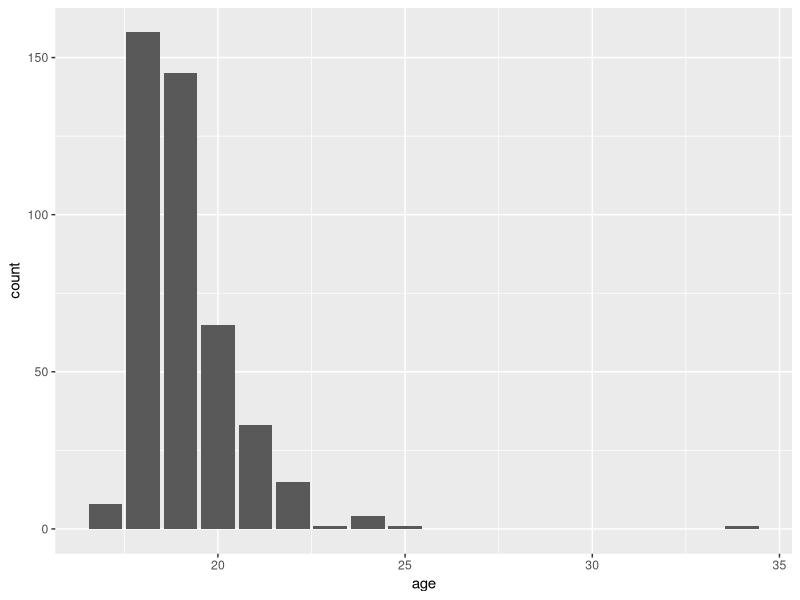
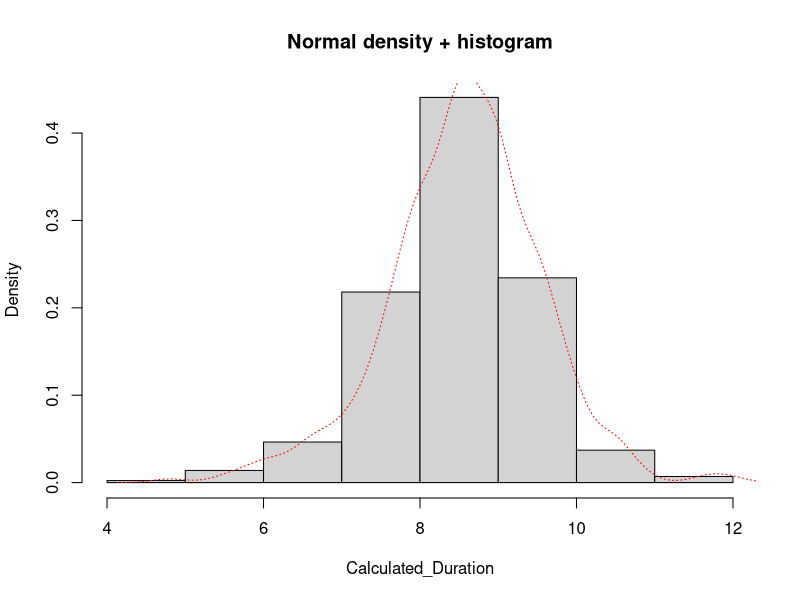
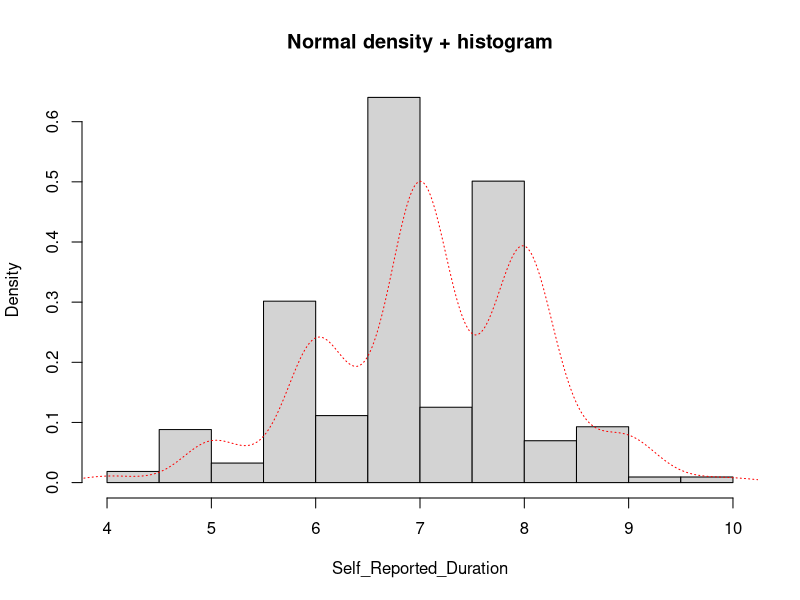
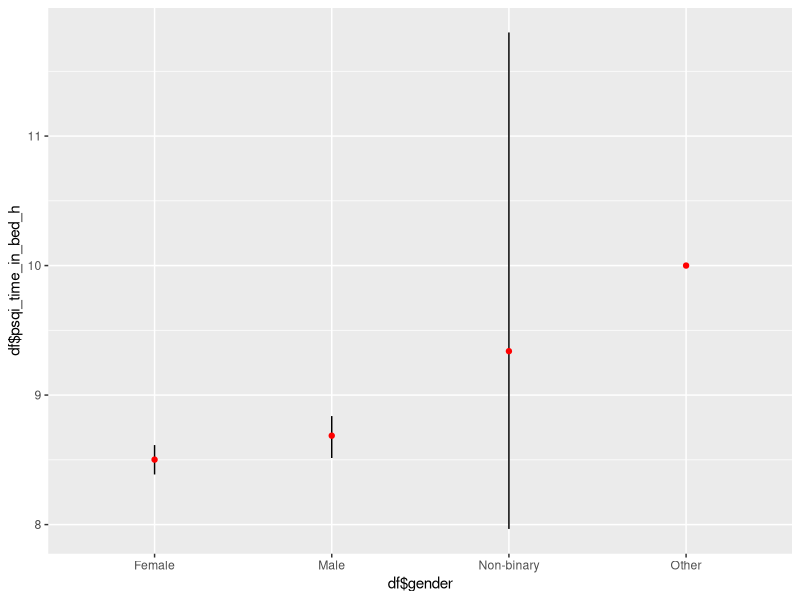
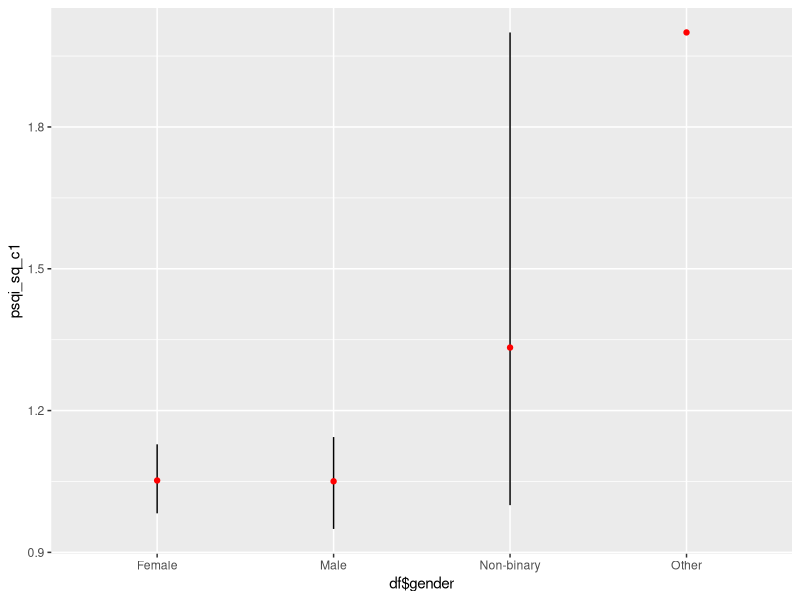
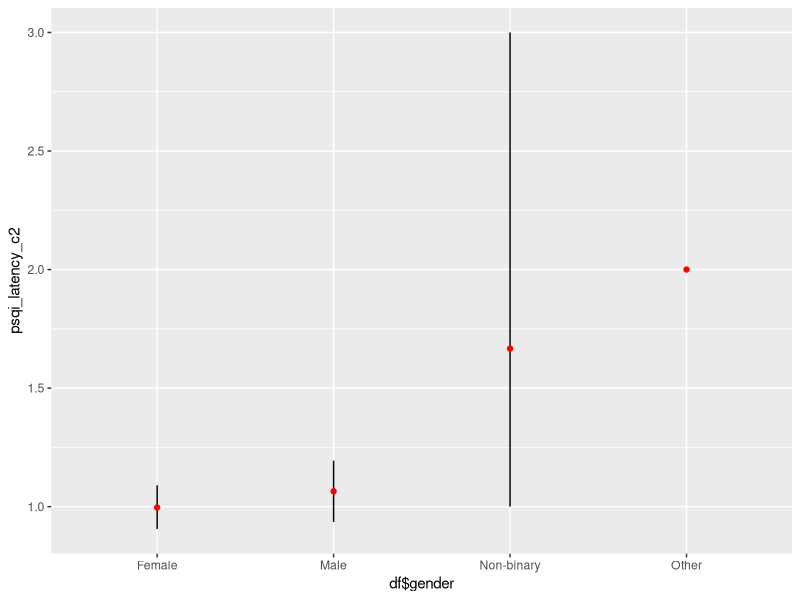
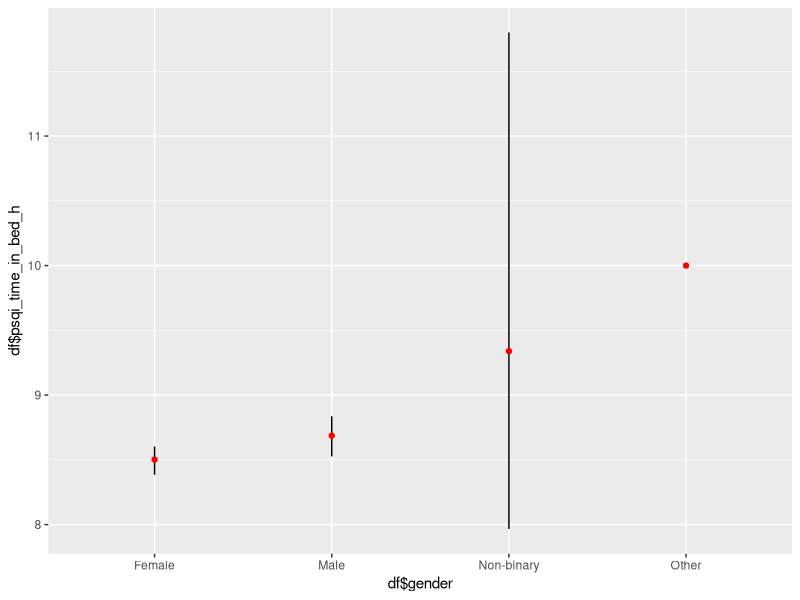
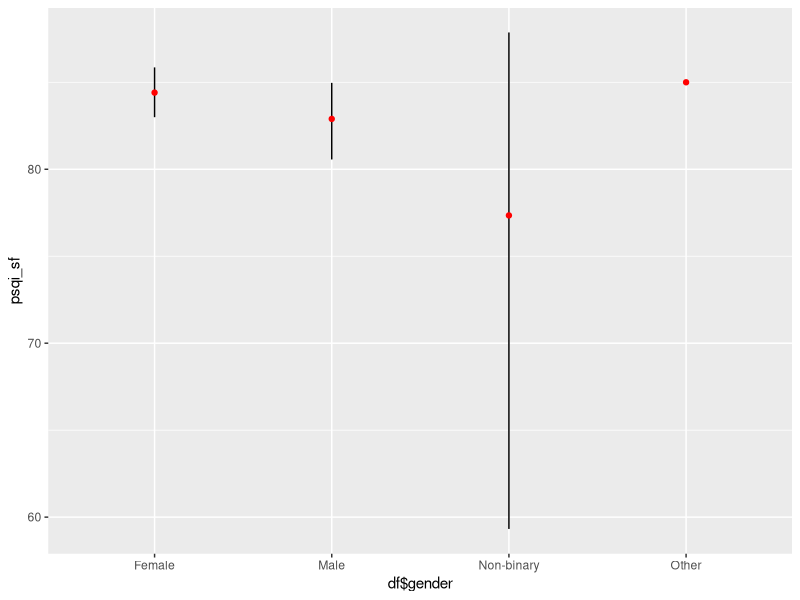

Write R code to recreate these figures, in order. (Note: this script raises an error after producing the figures.)
## ---- chunk 1
library(tidyverse)
library(psych)
library(GGally)
library(Hmisc)
library(kableExtra)
## ---- chunk 2
df <- read.csv("data/data_questionnaire_complete.csv")
## ---- chunk 3
df <- df %>% 
 filter(psqi_time_in_bed_h < 13)
## ---- chunk 4
### Age Distribution

ggplot(data = df,
       mapping = aes(x = age)) +
  geom_bar() 

describe(df$age)
sd(df$age, na.rm = FALSE)

describe.by(df$age, df$gender)

### Race 

table(df$race)

### Duration Calculated and Self-Reported

Calculated_Duration <- na.omit(df$psqi_time_in_bed_h)
hist(Calculated_Duration,prob=TRUE,main="Normal density + histogram")
  lines(density(Calculated_Duration),lty="dotted",col="red")
  
sd(df$psqi_time_in_bed_h, na.rm = FALSE)
mean(df$psqi_time_in_bed_h, na.rm = FALSE)
  
Self_Reported_Duration <- na.omit(df$psqi_4)
hist(Self_Reported_Duration,prob=TRUE,main="Normal density + histogram")
  lines(density(Self_Reported_Duration),lty="dotted",col="red")
  
sd(df$psqi_4, na.rm = FALSE)
mean(df$psqi_4, na.rm = FALSE)

cor.test(df$psqi_4, df$psqi_time_in_bed_h)
### Duration and Gender

ggplot(data = df,
       mapping = aes(x = df$gender,
                     y = df$psqi_time_in_bed_h,
                     ))+
  stat_summary(fun.data = "mean_cl_boot",
               geom = "linerange") +
  stat_summary(fun.y = "mean",
               geom = "point",
               color = "red")

### PSQI Components Gender

ggplot(data = df,
       mapping = aes(x = df$gender,
                     y = psqi_sq_c1,
                     ))+
  stat_summary(fun.data = "mean_cl_boot",
               geom = "linerange") +
  stat_summary(fun.y = "mean",
               geom = "point",
               color = "red")

ggplot(data = df,
       mapping = aes(x = df$gender,
                     y = psqi_latency_c2,
                     ))+
  stat_summary(fun.data = "mean_cl_boot",
               geom = "linerange") +
  stat_summary(fun.y = "mean",
               geom = "point",
               color = "red")

ggplot(data = df,
       mapping = aes(x = df$gender,
                     y = df$psqi_time_in_bed_h,
                     ))+
  stat_summary(fun.data = "mean_cl_boot",
               geom = "linerange") +
  stat_summary(fun.y = "mean",
               geom = "point",
               color = "red")

ggplot(data = df,
       mapping = aes(x = df$gender,
                     y = psqi_sf,
                     ))+
  stat_summary(fun.data = "mean_cl_boot",
               geom = "linerange") +
  stat_summary(fun.y = "mean",
               geom = "point",
               color = "red")

SleepQualityDes <- describe(df$psqi_sq_c1)
SleepLatencyDes <- describe(df$psqi_latency_c2)
SleepDurationDes <- describe(df$psqi_duration_c3)
SleepEffeciencyDes <- describe(df$psqi_sf)

DistrPSQIGender <- describeBy (df$psqi_total,group = df$gender)

### distribution of PSQI scores
PSQItotalMean <- df$psqi_total/4
PSQItotalDes <- describe(PSQItotalMean)

ggplot(data = df,
       mapping = aes(x = PSQItotalMean)) +
  geom_density() 


# tempx <- na.omit(df$psqi_total)
# tempx <- tempx / 4
# hist(x,prob=TRUE,main="Normal density + histogram")
#   lines(density(x),lty="dotted",col="red")
                     
## ---- chunk 5
###Test

ggplot(df, aes(x = psqi_total))+
  geom_histogram(aes(y=..density..), colour="black", fill="white")+
  geom_density(alpha=.2, fill="red") 

## ---- chunk 6
### Selecting Items
psqi.df <- df %>% 
  select(psqi_sq_c1,psqi_latency_c2,psqi_duration_c3,psqi_sf_c4)

### Componenten Consistency

alpha(psqi.df)

describe(psqi.df)

### intercorrelation

ggpairs(df %>% 
  select(psqi_sq_c1, psqi_latency_c2, psqi_time_in_bed_h, psqi_sf))

### distribution PSQI_total
PSQI_Total <- df$psqi_total / 4

ggplot(df, aes(x = PSQI_Total))+
  geom_histogram(aes(y=..density..), colour="black", fill="white")+
  geom_density(alpha=.2, fill="red")

sd(PSQI_Total, na.rm = FALSE)
mean(PSQI_Total, na.rm = FALSE)

## ---- chunk 7
### PSQI 1 and NEG
ggplot(data = df, mapping = aes(x = psqi_sq_c1, y = pers_neg_total)) +
  geom_point() +
  geom_smooth(method = "lm")

tmp2 <- lm(df$pers_neg_total ~ df$psqi_sq_c1, data = df)
summary(tmp2)

### which part is contributes to that relationship most (IT IS INTENSITY)

tmp3 <- lm(df$psqi_sq_c1 ~df$pers_neg_act + df$pers_neg_dur + df$pers_neg_int, data = df)
summary(tmp3)

tmp7 <- lm(df$pers_neg_dur ~ df$psqi_sq_c1, data = df)
summary(tmp7)

tmp4 <- lm(df$pers_neg_act ~ df$psqi_sq_c1, data = df)
summary(tmp4)

tmp8 <- lm(df$pers_neg_int ~ df$psqi_sq_c1, data = df)
summary(tmp8)

### PSQI Pos

ggplot(data = df, mapping = aes(x = psqi_sq_c1, y = pers_pos_total)) +
  geom_point() +
  geom_smooth(method = "lm")

tmp3 <- lm(df$psqi_sq_c1 ~df$pers_pos_act + df$pers_pos_dur + df$pers_pos_int, data = df)
summary(tmp3)

tmp4 <- lm(df$pers_pos_total ~ df$psqi_sq_c1, data = df)
summary(tmp4)

tmp4 <- lm(df$pers_pos_dur ~ df$psqi_sq_c1, data = df)
summary(tmp4)

tmp4 <- lm(df$pers_pos_act ~ df$psqi_sq_c1, data = df)
summary(tmp4)

tmp4 <- lm(df$pers_pos_int ~ df$psqi_sq_c1, data = df)
summary(tmp4)

## ---- chunk 8
### PSQI 2 and NEG
ggplot(data = df, mapping = aes(x = psqi_latency_c2, y = pers_neg_total)) +
  geom_point() +
  geom_smooth(method = "lm")

tmp2 <- lm(df$pers_neg_total ~ df$psqi_latency_c2, data = df)
summary(tmp2)

### which part is contributes to that relationship most (IT IS INTENSITY)

tmp3 <- lm(df$psqi_latency_c2 ~df$pers_neg_act + df$pers_neg_dur + df$pers_neg_int, data = df)
summary(tmp3)

tmp7 <- lm(df$pers_neg_dur ~ df$psqi_latency_c2, data = df)
summary(tmp7)

tmp4 <- lm(df$pers_neg_act ~ df$psqi_latency_c2, data = df)
summary(tmp4)

tmp8 <- lm(df$pers_neg_int ~ df$psqi_latency_c2, data = df)
summary(tmp8)

### PSQI Pos

ggplot(data = df, mapping = aes(x = psqi_latency_c2, y = pers_pos_total)) +
  geom_point() +
  geom_smooth(method = "lm")

### which part is contributes to that relationship most (IT IS INTENSITY)

tmp3 <- lm(df$psqi_latency_c2 ~df$pers_pos_act + df$pers_pos_dur + df$pers_pos_int, data = df)
summary(tmp3)

tmp4 <- lm(df$pers_pos_total ~ df$psqi_latency_c2, data = df)
summary(tmp4)

tmp4 <- lm(df$pers_pos_dur ~ df$psqi_latency_c2, data = df)
summary(tmp4)

tmp4 <- lm(df$pers_pos_act ~ df$psqi_latency_c2, data = df)
summary(tmp4)

tmp4 <- lm(df$pers_pos_int ~ df$psqi_latency_c2, data = df)
summary(tmp4)
## ---- chunk 9
### PSQI 3 and NEG
ggplot(data = df, mapping = aes(x = psqi_4, y = pers_neg_total)) +
  geom_point() +
  geom_smooth(method = "lm")

tmp2 <- lm(df$pers_neg_total ~ df$psqi_time, data = df)
summary(tmp2)

### which part is contributes to that relationship most (IT IS INTENSITY)

tmp3 <- lm(df$psqi_4 ~df$pers_neg_act + df$pers_neg_dur + df$pers_neg_int, data = df)
summary(tmp3)

tmp7 <- lm(df$pers_neg_dur ~ df$psqi_time, data = df)
summary(tmp7)

tmp4 <- lm(df$pers_neg_act ~ df$psqi_4, data = df)
summary(tmp4)

tmp8 <- lm(df$pers_neg_int ~ df$psqi_4, data = df)
summary(tmp8)

### PSQI Pos

ggplot(data = df, mapping = aes(x = psqi_4, y = pers_pos_total)) +
  geom_point() +
  geom_smooth(method = "lm")

### which part is contributes to that relationship most (IT IS INTENSITY)

tmp3 <- lm(df$psqi_4 ~ df$pers_pos_act + df$pers_pos_dur + df$pers_pos_int, data = df)
summary(tmp3)

tmp4 <- lm(df$pers_pos_total ~ df$psqi_4, data = df)
summary(tmp4)

tmp4 <- lm(df$pers_pos_dur ~ df$psqi_4, data = df)
summary(tmp4)

tmp4 <- lm(df$pers_pos_act ~ df$psqi_4, data = df)
summary(tmp4)

tmp4 <- lm(df$pers_pos_int ~ df$psqi_4, data = df)
summary(tmp4)

## CORRELATION BETWEEN REPORTED AND CALCULATED DURATION

tmp2 <- lm(df$psqi_time_in_bed_h ~ df$psqi_4, data = df)
summary(tmp2)

# r^2 = .145 
## ---- chunk 10

### PSQI 4 and NEG
ggplot(data = df, mapping = aes(x = psqi_sf, y = pers_neg_total)) +
  geom_point() +
  geom_smooth(method = "lm")

tmp2 <- lm(df$pers_neg_total ~ df$psqi_sf, data = df)
summary(tmp2)

### which part is contributes to that relationship most (IT IS INTENSITY)

tmp3 <- lm(df$psqi_sf ~df$pers_neg_act + df$pers_neg_dur + df$pers_neg_int, data = df)
summary(tmp3)

tmp7 <- lm(df$pers_neg_dur ~ df$psqi_sf, data = df)
summary(tmp7)

tmp4 <- lm(df$pers_neg_act ~ df$psqi_sf, data = df)
summary(tmp4)

tmp8 <- lm(df$pers_neg_int ~ df$psqi_sf, data = df)
summary(tmp8)

### PSQI Pos

ggplot(data = df, mapping = aes(x = psqi_sf, y = pers_pos_total)) +
  geom_point() +
  geom_smooth(method = "lm")

### which part is contributes to that relationship most (IT IS INTENSITY)

tmp3 <- lm(df$psqi_sf ~ df$pers_pos_act + df$pers_pos_dur + df$pers_pos_int, data = df)
summary(tmp3)

tmp4 <- lm(df$pers_pos_total ~ df$psqi_sf, data = df)
summary(tmp4)

tmp4 <- lm(df$pers_pos_dur ~ df$psqi_sf, data = df)
summary(tmp4)

tmp4 <- lm(df$pers_pos_act ~ df$psqi_sf, data = df)
summary(tmp4)

tmp4 <- lm(df$pers_pos_int ~ df$psqi_sf, data = df)
summary(tmp4)

## ---- chunk 11
### Componenten Consistency
PERSpos.df <- df %>%  
  select(starts_with("pers_pos"), - pers_pos_total)

alpha(PERSpos.df)

PERSneg.df <- df %>% 
  select(starts_with("pers_neg"), - pers_neg_total) 
  
alpha(PERSneg.df)

PERS.df <- df %>% 
  select(participant, starts_with("pers_pos"), starts_with("pers_neg"))

describe(PERS.df)

### intercorrelation

ggpairs(df %>% 
  select(pers_pos_act, pers_pos_dur, pers_pos_int, pers_pos_total))

ggpairs(df %>% 
  select(pers_neg_act, pers_neg_dur, pers_neg_int, pers_neg_total))
## ---- chunk 12

ggpairs(df %>% 
  select(psqi_sq_c1, psqi_latency_c2, psqi_4, psqi_sf, pers_pos_total, pers_neg_total))


## ---- chunk 13
anorex.1 <- lm(df$pers_neg_total ~ df$psqi_sq_c1 + psqi_latency_c2 + psqi_4 + psqi_sf ,data = df)
summary(anorex.1)

ggplot(data = df, mapping = aes(x = psqi_sf + psqi_latency_c2 + psqi_4 + psqi_sf, y = pers_neg_total)) +
  geom_point() +
  geom_smooth(method = "lm")

anorex.2 <- lm(df$pers_pos_total ~ df$psqi_sq_c1 + psqi_latency_c2 + psqi_4 + psqi_sf ,data = df)
summary(anorex.2)

ggplot(data = df, mapping = aes(x = psqi_sf + psqi_latency_c2 + psqi_4 + psqi_sf, y = pers_pos_total)) +
  geom_point() +
  geom_smooth(method = "lm")
